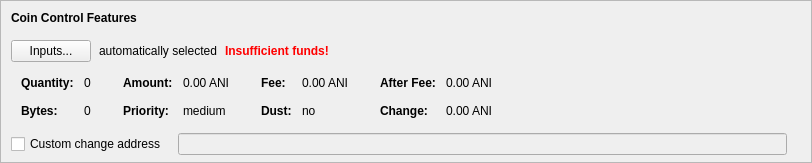
    <widget class="QFrame" name="frameCoinControl">
     <property name="sizePolicy">
      <sizepolicy hsizetype="Expanding" vsizetype="Expanding">
       <horstretch>0</horstretch>
       <verstretch>0</verstretch>
      </sizepolicy>
     </property>
     <property name="maximumSize">
      <size>
       <width>16777215</width>
       <height>16777215</height>
      </size>
     </property>
     <property name="frameShape">
      <enum>QFrame::StyledPanel</enum>
     </property>
     <property name="frameShadow">
      <enum>QFrame::Sunken</enum>
     </property>
     <layout class="QVBoxLayout" name="verticalLayoutCoinControl2">
      <property name="spacing">
       <number>0</number>
      </property>
      <property name="leftMargin">
       <number>0</number>
      </property>
      <property name="topMargin">
       <number>0</number>
      </property>
      <property name="rightMargin">
       <number>0</number>
      </property>
      <property name="bottomMargin">
       <number>6</number>
      </property>
      <item>
       <layout class="QVBoxLayout" name="verticalLayoutCoinControl" stretch="0,0,0,0,1">
        <property name="spacing">
         <number>0</number>
        </property>
        <property name="leftMargin">
         <number>10</number>
        </property>
        <property name="topMargin">
         <number>10</number>
        </property>
        <item>
         <layout class="QHBoxLayout" name="horizontalLayoutCoinControl1">
          <property name="bottomMargin">
           <number>15</number>
          </property>
          <item>
           <widget class="QLabel" name="labelCoinControlFeatures">
            <property name="sizePolicy">
             <sizepolicy hsizetype="Preferred" vsizetype="Maximum">
              <horstretch>0</horstretch>
              <verstretch>0</verstretch>
             </sizepolicy>
            </property>
            <property name="font">
             <font>
              <weight>75</weight>
              <bold>true</bold>
             </font>
            </property>
            <property name="styleSheet">
             <string notr="true">font-weight:bold;</string>
            </property>
            <property name="text">
             <string>Coin Control Features</string>
            </property>
           </widget>
          </item>
         </layout>
        </item>
        <item>
         <layout class="QHBoxLayout" name="horizontalLayoutCoinControl2" stretch="0,0,0,0">
          <property name="spacing">
           <number>8</number>
          </property>
          <property name="bottomMargin">
           <number>10</number>
          </property>
          <item>
           <widget class="QPushButton" name="pushButtonCoinControl">
            <property name="styleSheet">
             <string notr="true"/>
            </property>
            <property name="text">
             <string>Inputs...</string>
            </property>
            <property name="autoDefault">
             <bool>false</bool>
            </property>
           </widget>
          </item>
          <item>
           <widget class="QLabel" name="labelCoinControlAutomaticallySelected">
            <property name="text">
             <string>automatically selected</string>
            </property>
            <property name="margin">
             <number>5</number>
            </property>
           </widget>
          </item>
          <item>
           <widget class="QLabel" name="labelCoinControlInsuffFunds">
            <property name="font">
             <font>
              <weight>75</weight>
              <bold>true</bold>
             </font>
            </property>
            <property name="styleSheet">
             <string notr="true">color:red;font-weight:bold;</string>
            </property>
            <property name="text">
             <string>Insufficient funds!</string>
            </property>
            <property name="margin">
             <number>5</number>
            </property>
           </widget>
          </item>
          <item>
           <spacer name="horizontalSpacerCoinControl">
            <property name="orientation">
             <enum>Qt::Horizontal</enum>
            </property>
            <property name="sizeHint" stdset="0">
             <size>
              <width>40</width>
              <height>1</height>
             </size>
            </property>
           </spacer>
          </item>
         </layout>
        </item>
        <item>
         <widget class="QWidget" name="widgetCoinControl" native="true">
          <property name="sizePolicy">
           <sizepolicy hsizetype="Preferred" vsizetype="Preferred">
            <horstretch>0</horstretch>
            <verstretch>0</verstretch>
           </sizepolicy>
          </property>
          <property name="minimumSize">
           <size>
            <width>0</width>
            <height>0</height>
           </size>
          </property>
          <property name="styleSheet">
           <string notr="true"/>
          </property>
          <layout class="QHBoxLayout" name="horizontalLayoutCoinControl5">
           <property name="leftMargin">
            <number>0</number>
           </property>
           <property name="topMargin">
            <number>0</number>
           </property>
           <property name="rightMargin">
            <number>0</number>
           </property>
           <property name="bottomMargin">
            <number>0</number>
           </property>
           <item>
            <layout class="QHBoxLayout" name="horizontalLayoutCoinControl3" stretch="0,0,0,1">
             <property name="spacing">
              <number>20</number>
             </property>
             <property name="topMargin">
              <number>0</number>
             </property>
             <property name="bottomMargin">
              <number>10</number>
             </property>
             <item>
              <layout class="QFormLayout" name="formLayoutCoinControl1">
               <property name="horizontalSpacing">
                <number>10</number>
               </property>
               <property name="verticalSpacing">
                <number>14</number>
               </property>
               <property name="leftMargin">
                <number>10</number>
               </property>
               <property name="topMargin">
                <number>4</number>
               </property>
               <property name="rightMargin">
                <number>6</number>
               </property>
               <item row="0" column="0">
                <widget class="QLabel" name="labelCoinControlQuantityText">
                 <property name="font">
                  <font>
                   <weight>75</weight>
                   <bold>true</bold>
                  </font>
                 </property>
                 <property name="text">
                  <string>Quantity:</string>
                 </property>
                 <property name="margin">
                  <number>0</number>
                 </property>
                </widget>
               </item>
               <item row="0" column="1">
                <widget class="QLabel" name="labelCoinControlQuantity">
                 <property name="cursor">
                  <cursorShape>IBeamCursor</cursorShape>
                 </property>
                 <property name="contextMenuPolicy">
                  <enum>Qt::ActionsContextMenu</enum>
                 </property>
                 <property name="text">
                  <string notr="true">0</string>
                 </property>
                 <property name="margin">
                  <number>0</number>
                 </property>
                 <property name="textInteractionFlags">
                  <set>Qt::LinksAccessibleByMouse|Qt::TextSelectableByKeyboard|Qt::TextSelectableByMouse</set>
                 </property>
                </widget>
               </item>
               <item row="1" column="0">
                <widget class="QLabel" name="labelCoinControlBytesText">
                 <property name="font">
                  <font>
                   <weight>75</weight>
                   <bold>true</bold>
                  </font>
                 </property>
                 <property name="text">
                  <string>Bytes:</string>
                 </property>
                </widget>
               </item>
               <item row="1" column="1">
                <widget class="QLabel" name="labelCoinControlBytes">
                 <property name="cursor">
                  <cursorShape>IBeamCursor</cursorShape>
                 </property>
                 <property name="contextMenuPolicy">
                  <enum>Qt::ActionsContextMenu</enum>
                 </property>
                 <property name="text">
                  <string notr="true">0</string>
                 </property>
                 <property name="textInteractionFlags">
                  <set>Qt::LinksAccessibleByMouse|Qt::TextSelectableByKeyboard|Qt::TextSelectableByMouse</set>
                 </property>
                </widget>
               </item>
              </layout>
             </item>
             <item>
              <layout class="QFormLayout" name="formLayoutCoinControl2">
               <property name="horizontalSpacing">
                <number>10</number>
               </property>
               <property name="verticalSpacing">
                <number>14</number>
               </property>
               <property name="leftMargin">
                <number>6</number>
               </property>
               <property name="topMargin">
                <number>4</number>
               </property>
               <property name="rightMargin">
                <number>6</number>
               </property>
               <item row="0" column="0">
                <widget class="QLabel" name="labelCoinControlAmountText">
                 <property name="font">
                  <font>
                   <weight>75</weight>
                   <bold>true</bold>
                  </font>
                 </property>
                 <property name="text">
                  <string>Amount:</string>
                 </property>
                 <property name="margin">
                  <number>0</number>
                 </property>
                </widget>
               </item>
               <item row="0" column="1">
                <widget class="QLabel" name="labelCoinControlAmount">
                 <property name="cursor">
                  <cursorShape>IBeamCursor</cursorShape>
                 </property>
                 <property name="contextMenuPolicy">
                  <enum>Qt::ActionsContextMenu</enum>
                 </property>
                 <property name="text">
                  <string notr="true">0.00 ANI</string>
                 </property>
                 <property name="textInteractionFlags">
                  <set>Qt::LinksAccessibleByMouse|Qt::TextSelectableByKeyboard|Qt::TextSelectableByMouse</set>
                 </property>
                </widget>
               </item>
               <item row="1" column="0">
                <widget class="QLabel" name="labelCoinControlPriorityText">
                 <property name="font">
                  <font>
                   <weight>75</weight>
                   <bold>true</bold>
                  </font>
                 </property>
                 <property name="text">
                  <string>Priority:</string>
                 </property>
                </widget>
               </item>
               <item row="1" column="1">
                <widget class="QLabel" name="labelCoinControlPriority">
                 <property name="cursor">
                  <cursorShape>IBeamCursor</cursorShape>
                 </property>
                 <property name="contextMenuPolicy">
                  <enum>Qt::ActionsContextMenu</enum>
                 </property>
                 <property name="text">
                  <string notr="true">medium</string>
                 </property>
                 <property name="textInteractionFlags">
                  <set>Qt::LinksAccessibleByMouse|Qt::TextSelectableByKeyboard|Qt::TextSelectableByMouse</set>
                 </property>
                </widget>
               </item>
              </layout>
             </item>
             <item>
              <layout class="QFormLayout" name="formLayoutCoinControl3">
               <property name="horizontalSpacing">
                <number>10</number>
               </property>
               <property name="verticalSpacing">
                <number>14</number>
               </property>
               <property name="leftMargin">
                <number>6</number>
               </property>
               <property name="topMargin">
                <number>4</number>
               </property>
               <property name="rightMargin">
                <number>6</number>
               </property>
               <item row="0" column="0">
                <widget class="QLabel" name="labelCoinControlFeeText">
                 <property name="font">
                  <font>
                   <weight>75</weight>
                   <bold>true</bold>
                  </font>
                 </property>
                 <property name="text">
                  <string>Fee:</string>
                 </property>
                 <property name="margin">
                  <number>0</number>
                 </property>
                </widget>
               </item>
               <item row="0" column="1">
                <widget class="QLabel" name="labelCoinControlFee">
                 <property name="cursor">
                  <cursorShape>IBeamCursor</cursorShape>
                 </property>
                 <property name="contextMenuPolicy">
                  <enum>Qt::ActionsContextMenu</enum>
                 </property>
                 <property name="text">
                  <string notr="true">0.00 ANI</string>
                 </property>
                 <property name="textInteractionFlags">
                  <set>Qt::LinksAccessibleByMouse|Qt::TextSelectableByKeyboard|Qt::TextSelectableByMouse</set>
                 </property>
                </widget>
               </item>
               <item row="1" column="0">
                <widget class="QLabel" name="labelCoinControlLowOutputText">
                 <property name="font">
                  <font>
                   <weight>75</weight>
                   <bold>true</bold>
                  </font>
                 </property>
                 <property name="text">
                  <string>Dust:</string>
                 </property>
                </widget>
               </item>
               <item row="1" column="1">
                <widget class="QLabel" name="labelCoinControlLowOutput">
                 <property name="cursor">
                  <cursorShape>IBeamCursor</cursorShape>
                 </property>
                 <property name="contextMenuPolicy">
                  <enum>Qt::ActionsContextMenu</enum>
                 </property>
                 <property name="text">
                  <string notr="true">no</string>
                 </property>
                 <property name="textInteractionFlags">
                  <set>Qt::LinksAccessibleByMouse|Qt::TextSelectableByKeyboard|Qt::TextSelectableByMouse</set>
                 </property>
                </widget>
               </item>
              </layout>
             </item>
             <item>
              <layout class="QFormLayout" name="formLayoutCoinControl4">
               <property name="horizontalSpacing">
                <number>10</number>
               </property>
               <property name="verticalSpacing">
                <number>14</number>
               </property>
               <property name="leftMargin">
                <number>6</number>
               </property>
               <property name="topMargin">
                <number>4</number>
               </property>
               <property name="rightMargin">
                <number>6</number>
               </property>
               <item row="0" column="0">
                <widget class="QLabel" name="labelCoinControlAfterFeeText">
                 <property name="font">
                  <font>
                   <weight>75</weight>
                   <bold>true</bold>
                  </font>
                 </property>
                 <property name="text">
                  <string>After Fee:</string>
                 </property>
                 <property name="margin">
                  <number>0</number>
                 </property>
                </widget>
               </item>
               <item row="0" column="1">
                <widget class="QLabel" name="labelCoinControlAfterFee">
                 <property name="cursor">
                  <cursorShape>IBeamCursor</cursorShape>
                 </property>
                 <property name="contextMenuPolicy">
                  <enum>Qt::ActionsContextMenu</enum>
                 </property>
                 <property name="text">
                  <string notr="true">0.00 ANI</string>
                 </property>
                 <property name="textInteractionFlags">
                  <set>Qt::LinksAccessibleByMouse|Qt::TextSelectableByKeyboard|Qt::TextSelectableByMouse</set>
                 </property>
                </widget>
               </item>
               <item row="1" column="0">
                <widget class="QLabel" name="labelCoinControlChangeText">
                 <property name="font">
                  <font>
                   <weight>75</weight>
                   <bold>true</bold>
                  </font>
                 </property>
                 <property name="text">
                  <string>Change:</string>
                 </property>
                </widget>
               </item>
               <item row="1" column="1">
                <widget class="QLabel" name="labelCoinControlChange">
                 <property name="cursor">
                  <cursorShape>IBeamCursor</cursorShape>
                 </property>
                 <property name="contextMenuPolicy">
                  <enum>Qt::ActionsContextMenu</enum>
                 </property>
                 <property name="text">
                  <string notr="true">0.00 ANI</string>
                 </property>
                 <property name="textInteractionFlags">
                  <set>Qt::LinksAccessibleByMouse|Qt::TextSelectableByKeyboard|Qt::TextSelectableByMouse</set>
                 </property>
                </widget>
               </item>
              </layout>
             </item>
            </layout>
           </item>
          </layout>
         </widget>
        </item>
        <item>
         <layout class="QHBoxLayout" name="horizontalLayoutCoinControl4" stretch="0,0,0">
          <property name="spacing">
           <number>12</number>
          </property>
          <property name="sizeConstraint">
           <enum>QLayout::SetDefaultConstraint</enum>
          </property>
          <property name="topMargin">
           <number>5</number>
          </property>
          <property name="rightMargin">
           <number>5</number>
          </property>
          <item>
           <widget class="QCheckBox" name="checkBoxCoinControlChange">
            <property name="toolTip">
             <string>If this is activated, but the change address is empty or invalid, change will be sent to a newly generated address.</string>
            </property>
            <property name="text">
             <string>Custom change address</string>
            </property>
           </widget>
          </item>
          <item>
           <widget class="QValidatedLineEdit" name="lineEditCoinControlChange">
            <property name="enabled">
             <bool>false</bool>
            </property>
            <property name="sizePolicy">
             <sizepolicy hsizetype="Expanding" vsizetype="Fixed">
              <horstretch>0</horstretch>
              <verstretch>0</verstretch>
             </sizepolicy>
            </property>
           </widget>
          </item>
          <item>
           <widget class="QLabel" name="labelCoinControlChangeLabel">
            <property name="sizePolicy">
             <sizepolicy hsizetype="Preferred" vsizetype="Expanding">
              <horstretch>0</horstretch>
              <verstretch>0</verstretch>
             </sizepolicy>
            </property>
            <property name="minimumSize">
             <size>
              <width>0</width>
              <height>0</height>
             </size>
            </property>
            <property name="text">
             <string/>
            </property>
            <property name="margin">
             <number>3</number>
            </property>
           </widget>
          </item>
         </layout>
        </item>
        <item>
         <spacer name="verticalSpacerCoinControl">
          <property name="orientation">
           <enum>Qt::Vertical</enum>
          </property>
          <property name="sizeHint" stdset="0">
           <size>
            <width>800</width>
            <height>1</height>
           </size>
          </property>
         </spacer>
        </item>
       </layout>
      </item>
     </layout>
    </widget>
